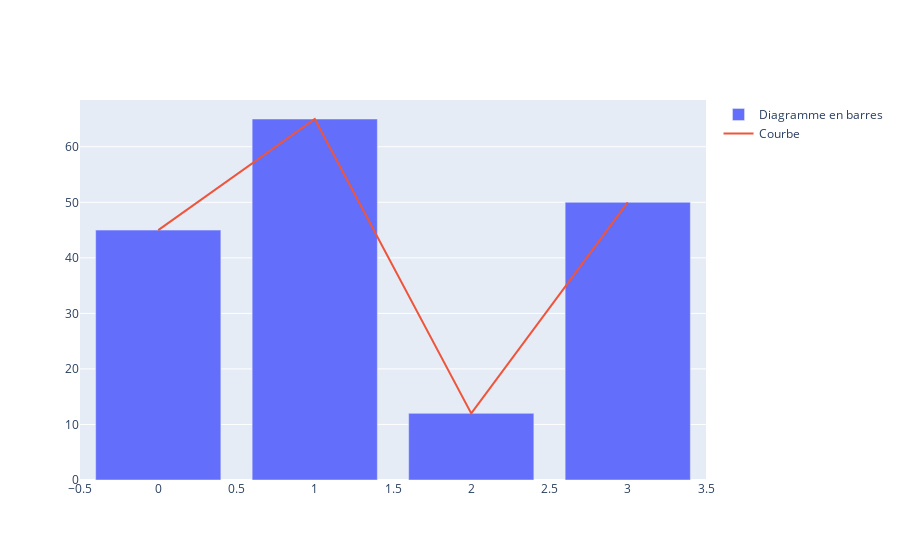

Write notebook code for a chart like this one.
### Markdown cell above
Essayons désormais de combiner deux types de traces sur le même graphe, dans notre cas 
* Un diagramme en barres
* Une courbe (dans `plotly`, il s'agit d'un nuage de points (*scatter plot*) ou les points sont connectés et masqués)

Afin de se repérer entre les deux traces, nous leur donnerons également une légende. Dans `plotly`, la légende de chaque trace correspond à l'attribut `name`.

### Code cell
combined_graph = go.Figure(
    data=[go.Bar(y=random_data, name='Diagramme en barres'),
          go.Scatter(y=random_data, mode='lines', name='Courbe')]
)

combined_graph.show()

### Figure 1 — Plotly figure (JSON) as saved in the notebook; plotly's stock layout.template omitted (floating-point values rounded to 4 significant figures)
{"data": [{"name": "Diagramme en barres", "type": "bar", "y": [45, 65, 12, 50]}, {"mode": "lines", "name": "Courbe", "type": "scatter", "y": [45, 65, 12, 50]}], "layout": {"autosize": true, "xaxis": {"autorange": true, "range": [-0.5, 3.5]}, "yaxis": {"autorange": true, "range": [0, 68.42], "type": "linear"}}}
